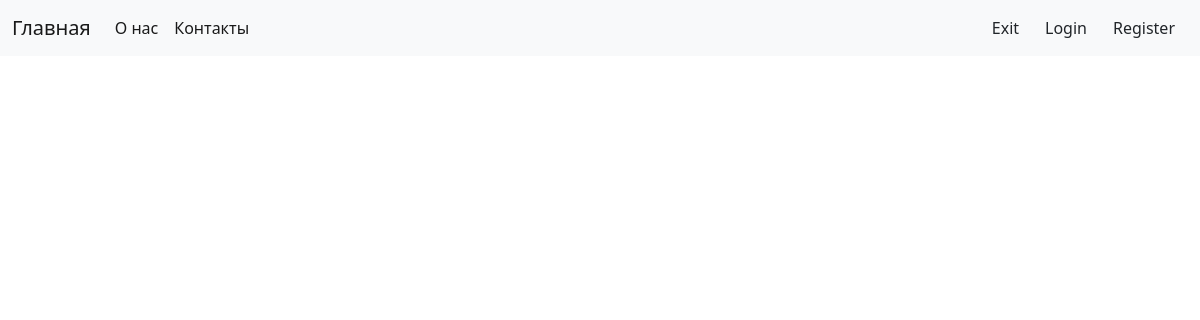
The page /film/list/ on the database as committed earlier.
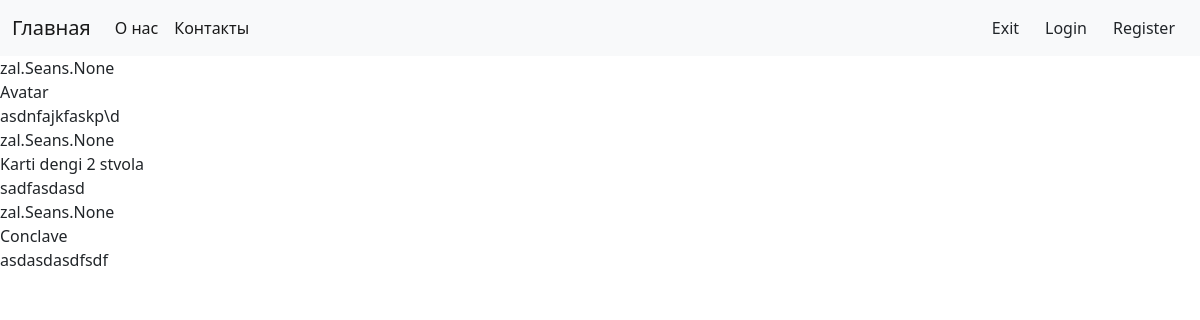
The same page on the database as committed later.
### zal/models.py (models this page shows, shortened)
class Film(models.Model):
    name = models.CharField(max_length=128)
    description = models.CharField(max_length=255,
                                   verbose_name='Описание'
                                   )

### zal/views.py (the view)
# urls.py: path('film/list/', FilmList.as_view(), name='film-list'),
class FilmList(ListView):
    model = Film
    template_name = 'film-list.html'
    context_object_name = 'films'

### zal/templates/film-list.html
{% extends 'static/base.html' %}
{% block content %}
    {% for object in films %}
    <div>
    {{ object.seans_set }}
    </div>
     <div>
    {{ object.name }}
    </div>
    <div>
    {{ object.description }}
    </div>
    {% endfor %}
{% endblock %}

Rows that differ between the two databases and show on the page:
added Film: seans_set "zal.Seans.None", name "Avatar", description "asdnfajkfaskp\\d"
added Film: seans_set "zal.Seans.None", name "Karti dengi 2 stvola", description "sadfasdasd"
added Film: seans_set "zal.Seans.None", name "Conclave", description "asdasdasdfsdf"
